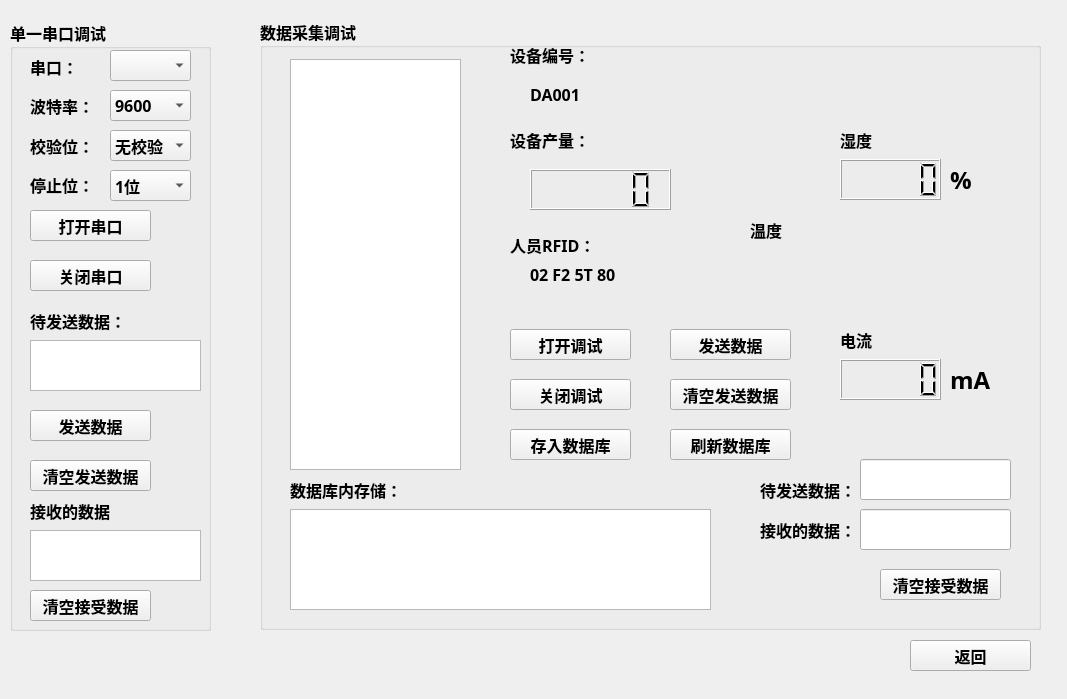
<?xml version="1.0" encoding="UTF-8"?>
<ui version="4.0">
 <class>TheSerialPortTest</class>
 <widget class="QMainWindow" name="TheSerialPortTest">
  <property name="geometry">
   <rect>
    <x>0</x>
    <y>0</y>
    <width>1067</width>
    <height>699</height>
   </rect>
  </property>
  <property name="font">
   <font>
    <family>宋体</family>
    <pointsize>12</pointsize>
    <weight>75</weight>
    <bold>true</bold>
   </font>
  </property>
  <property name="windowTitle">
   <string>串口测试界面</string>
  </property>
  <widget class="QWidget" name="centralwidget">
   <widget class="QGroupBox" name="groupBox">
    <property name="geometry">
     <rect>
      <x>10</x>
      <y>20</y>
      <width>201</width>
      <height>611</height>
     </rect>
    </property>
    <property name="title">
     <string>单一串口调试</string>
    </property>
    <widget class="QWidget" name="verticalLayoutWidget">
     <property name="geometry">
      <rect>
       <x>20</x>
       <y>30</y>
       <width>71</width>
       <height>151</height>
      </rect>
     </property>
     <layout class="QVBoxLayout" name="verticalLayout">
      <item>
       <widget class="QLabel" name="label">
        <property name="text">
         <string>串口：</string>
        </property>
       </widget>
      </item>
      <item>
       <widget class="QLabel" name="label_2">
        <property name="text">
         <string>波特率：</string>
        </property>
       </widget>
      </item>
      <item>
       <widget class="QLabel" name="label_3">
        <property name="text">
         <string>校验位：</string>
        </property>
       </widget>
      </item>
      <item>
       <widget class="QLabel" name="label_4">
        <property name="text">
         <string>停止位：</string>
        </property>
       </widget>
      </item>
     </layout>
    </widget>
    <widget class="QComboBox" name="SPT_One_SerialCOM_comboBox">
     <property name="geometry">
      <rect>
       <x>100</x>
       <y>30</y>
       <width>81</width>
       <height>31</height>
      </rect>
     </property>
    </widget>
    <widget class="QComboBox" name="SPT_One_Baud_comboBox">
     <property name="geometry">
      <rect>
       <x>100</x>
       <y>70</y>
       <width>81</width>
       <height>31</height>
      </rect>
     </property>
     <item>
      <property name="text">
       <string>9600</string>
      </property>
     </item>
     <item>
      <property name="text">
       <string>4800</string>
      </property>
     </item>
     <item>
      <property name="text">
       <string>14400</string>
      </property>
     </item>
     <item>
      <property name="text">
       <string>19200</string>
      </property>
     </item>
     <item>
      <property name="text">
       <string>28800</string>
      </property>
     </item>
     <item>
      <property name="text">
       <string>38400</string>
      </property>
     </item>
     <item>
      <property name="text">
       <string>57600</string>
      </property>
     </item>
     <item>
      <property name="text">
       <string>115200</string>
      </property>
     </item>
    </widget>
    <widget class="QComboBox" name="SPT_One_Verify_comboBox">
     <property name="geometry">
      <rect>
       <x>100</x>
       <y>110</y>
       <width>81</width>
       <height>31</height>
      </rect>
     </property>
     <item>
      <property name="text">
       <string>无校验</string>
      </property>
     </item>
     <item>
      <property name="text">
       <string>奇校验</string>
      </property>
     </item>
     <item>
      <property name="text">
       <string>偶校验</string>
      </property>
     </item>
    </widget>
    <widget class="QComboBox" name="SPT_One_Stop_comboBox">
     <property name="geometry">
      <rect>
       <x>100</x>
       <y>150</y>
       <width>81</width>
       <height>31</height>
      </rect>
     </property>
     <item>
      <property name="text">
       <string>1位</string>
      </property>
     </item>
     <item>
      <property name="text">
       <string>1.5位</string>
      </property>
     </item>
     <item>
      <property name="text">
       <string>2位</string>
      </property>
     </item>
    </widget>
    <widget class="QPushButton" name="SPT_One_OpenSerialPort_pushButton">
     <property name="geometry">
      <rect>
       <x>20</x>
       <y>190</y>
       <width>121</width>
       <height>31</height>
      </rect>
     </property>
     <property name="text">
      <string>打开串口</string>
     </property>
    </widget>
    <widget class="QPushButton" name="SPT_One_CloseSerialPort_pushButton">
     <property name="geometry">
      <rect>
       <x>20</x>
       <y>240</y>
       <width>121</width>
       <height>31</height>
      </rect>
     </property>
     <property name="text">
      <string>关闭串口</string>
     </property>
    </widget>
    <widget class="QLabel" name="label_5">
     <property name="geometry">
      <rect>
       <x>20</x>
       <y>290</y>
       <width>91</width>
       <height>21</height>
      </rect>
     </property>
     <property name="text">
      <string>待发送数据：</string>
     </property>
    </widget>
    <widget class="QPushButton" name="SPT_One_SendMessage_pushButton">
     <property name="geometry">
      <rect>
       <x>20</x>
       <y>390</y>
       <width>121</width>
       <height>31</height>
      </rect>
     </property>
     <property name="text">
      <string>发送数据</string>
     </property>
    </widget>
    <widget class="QPushButton" name="SPT_One_ClearReceiveMessage_pushButton">
     <property name="geometry">
      <rect>
       <x>20</x>
       <y>570</y>
       <width>121</width>
       <height>31</height>
      </rect>
     </property>
     <property name="text">
      <string>清空接受数据</string>
     </property>
    </widget>
    <widget class="QLabel" name="label_6">
     <property name="geometry">
      <rect>
       <x>20</x>
       <y>480</y>
       <width>91</width>
       <height>21</height>
      </rect>
     </property>
     <property name="text">
      <string>接收的数据</string>
     </property>
    </widget>
    <widget class="QPushButton" name="SPT_One_ClearSendMessage_pushButton">
     <property name="geometry">
      <rect>
       <x>20</x>
       <y>440</y>
       <width>121</width>
       <height>31</height>
      </rect>
     </property>
     <property name="text">
      <string>清空发送数据</string>
     </property>
    </widget>
    <widget class="QTextEdit" name="SPT_One_SendMessage_textEdit">
     <property name="geometry">
      <rect>
       <x>20</x>
       <y>320</y>
       <width>171</width>
       <height>51</height>
      </rect>
     </property>
    </widget>
    <widget class="QTextEdit" name="SPT_One_ReceiveMessage_textEdit">
     <property name="geometry">
      <rect>
       <x>20</x>
       <y>510</y>
       <width>171</width>
       <height>51</height>
      </rect>
     </property>
    </widget>
   </widget>
   <widget class="QGroupBox" name="groupBox_2">
    <property name="geometry">
     <rect>
      <x>260</x>
      <y>19</y>
      <width>781</width>
      <height>611</height>
     </rect>
    </property>
    <property name="title">
     <string>数据采集调试</string>
    </property>
    <widget class="QTreeView" name="SPT_Some_ShowNodePoint_treeView">
     <property name="geometry">
      <rect>
       <x>30</x>
       <y>40</y>
       <width>171</width>
       <height>411</height>
      </rect>
     </property>
    </widget>
    <widget class="QLCDNumber" name="SPT_Some_ProductionNumber_lcdNumber">
     <property name="geometry">
      <rect>
       <x>270</x>
       <y>150</y>
       <width>141</width>
       <height>41</height>
      </rect>
     </property>
    </widget>
    <widget class="QLabel" name="label_7">
     <property name="geometry">
      <rect>
       <x>250</x>
       <y>110</y>
       <width>91</width>
       <height>21</height>
      </rect>
     </property>
     <property name="text">
      <string>设备产量：</string>
     </property>
    </widget>
    <widget class="QLabel" name="label_8">
     <property name="geometry">
      <rect>
       <x>250</x>
       <y>20</y>
       <width>111</width>
       <height>31</height>
      </rect>
     </property>
     <property name="text">
      <string>设备编号：</string>
     </property>
    </widget>
    <widget class="QLabel" name="SPT_Some_EquipmentID_lable">
     <property name="geometry">
      <rect>
       <x>270</x>
       <y>60</y>
       <width>141</width>
       <height>31</height>
      </rect>
     </property>
     <property name="text">
      <string>DA001</string>
     </property>
    </widget>
    <widget class="QLabel" name="label_10">
     <property name="geometry">
      <rect>
       <x>250</x>
       <y>210</y>
       <width>81</width>
       <height>31</height>
      </rect>
     </property>
     <property name="text">
      <string>人员RFID：</string>
     </property>
    </widget>
    <widget class="QLabel" name="SPT_Some_WorkerRFID_lable">
     <property name="geometry">
      <rect>
       <x>270</x>
       <y>240</y>
       <width>141</width>
       <height>31</height>
      </rect>
     </property>
     <property name="text">
      <string>02 F2 5T 80</string>
     </property>
    </widget>
    <widget class="QwtThermo" name="SPT_Some_EquipmentTemperture_QwtTherm">
     <property name="geometry">
      <rect>
       <x>460</x>
       <y>30</y>
       <width>61</width>
       <height>161</height>
      </rect>
     </property>
    </widget>
    <widget class="QLabel" name="label_12">
     <property name="geometry">
      <rect>
       <x>490</x>
       <y>200</y>
       <width>61</width>
       <height>21</height>
      </rect>
     </property>
     <property name="text">
      <string>温度</string>
     </property>
    </widget>
    <widget class="QLabel" name="label_13">
     <property name="geometry">
      <rect>
       <x>580</x>
       <y>110</y>
       <width>61</width>
       <height>21</height>
      </rect>
     </property>
     <property name="text">
      <string>湿度</string>
     </property>
    </widget>
    <widget class="QLabel" name="label_14">
     <property name="geometry">
      <rect>
       <x>580</x>
       <y>310</y>
       <width>61</width>
       <height>21</height>
      </rect>
     </property>
     <property name="text">
      <string>电流</string>
     </property>
    </widget>
    <widget class="QPushButton" name="SPT_Some_OepenDebug_pushButton">
     <property name="geometry">
      <rect>
       <x>250</x>
       <y>310</y>
       <width>121</width>
       <height>31</height>
      </rect>
     </property>
     <property name="text">
      <string>打开调试</string>
     </property>
    </widget>
    <widget class="QPushButton" name="SPT_Some_CloseDebug_pushButton">
     <property name="geometry">
      <rect>
       <x>250</x>
       <y>360</y>
       <width>121</width>
       <height>31</height>
      </rect>
     </property>
     <property name="text">
      <string>关闭调试</string>
     </property>
    </widget>
    <widget class="QPushButton" name="SPT_Some_ClearSendMessage_pushButton">
     <property name="geometry">
      <rect>
       <x>410</x>
       <y>360</y>
       <width>121</width>
       <height>31</height>
      </rect>
     </property>
     <property name="text">
      <string>清空发送数据</string>
     </property>
    </widget>
    <widget class="QPushButton" name="SPT_Some_SendMessage_pushButton">
     <property name="geometry">
      <rect>
       <x>410</x>
       <y>310</y>
       <width>121</width>
       <height>31</height>
      </rect>
     </property>
     <property name="text">
      <string>发送数据</string>
     </property>
    </widget>
    <widget class="QLabel" name="label_16">
     <property name="geometry">
      <rect>
       <x>500</x>
       <y>460</y>
       <width>91</width>
       <height>21</height>
      </rect>
     </property>
     <property name="text">
      <string>待发送数据：</string>
     </property>
    </widget>
    <widget class="QLabel" name="label_15">
     <property name="geometry">
      <rect>
       <x>500</x>
       <y>500</y>
       <width>91</width>
       <height>21</height>
      </rect>
     </property>
     <property name="text">
      <string>接收的数据：</string>
     </property>
    </widget>
    <widget class="QPushButton" name="SPT_Some_ClearReceiveMessage_pushButton">
     <property name="geometry">
      <rect>
       <x>620</x>
       <y>550</y>
       <width>121</width>
       <height>31</height>
      </rect>
     </property>
     <property name="text">
      <string>清空接受数据</string>
     </property>
    </widget>
    <widget class="QLineEdit" name="SPT_Some_SendMessage_lineEdit">
     <property name="geometry">
      <rect>
       <x>600</x>
       <y>440</y>
       <width>151</width>
       <height>41</height>
      </rect>
     </property>
    </widget>
    <widget class="QLineEdit" name="SPT_Some_ReceiveMessage_lineEdit">
     <property name="geometry">
      <rect>
       <x>600</x>
       <y>490</y>
       <width>151</width>
       <height>41</height>
      </rect>
     </property>
    </widget>
    <widget class="QTableView" name="SPT_Some_ShowDatabases_tableView">
     <property name="geometry">
      <rect>
       <x>30</x>
       <y>490</y>
       <width>421</width>
       <height>101</height>
      </rect>
     </property>
    </widget>
    <widget class="QLabel" name="label_17">
     <property name="geometry">
      <rect>
       <x>30</x>
       <y>460</y>
       <width>121</width>
       <height>21</height>
      </rect>
     </property>
     <property name="text">
      <string>数据库内存储：</string>
     </property>
    </widget>
    <widget class="QPushButton" name="SPT_Some_SaveDatabases_pushButton">
     <property name="geometry">
      <rect>
       <x>250</x>
       <y>410</y>
       <width>121</width>
       <height>31</height>
      </rect>
     </property>
     <property name="text">
      <string>存入数据库</string>
     </property>
    </widget>
    <widget class="QPushButton" name="SPT_Some_refreshDatabases_pushButton">
     <property name="geometry">
      <rect>
       <x>410</x>
       <y>410</y>
       <width>121</width>
       <height>31</height>
      </rect>
     </property>
     <property name="text">
      <string>刷新数据库</string>
     </property>
    </widget>
    <widget class="QLCDNumber" name="SPT_Some_EquipmentHumidity_QLCDNumber">
     <property name="geometry">
      <rect>
       <x>580</x>
       <y>140</y>
       <width>101</width>
       <height>41</height>
      </rect>
     </property>
    </widget>
    <widget class="QLCDNumber" name="SPT_Some_EquipmentElectricity_QLCDNumber">
     <property name="geometry">
      <rect>
       <x>580</x>
       <y>340</y>
       <width>101</width>
       <height>41</height>
      </rect>
     </property>
    </widget>
    <widget class="QLabel" name="label_9">
     <property name="geometry">
      <rect>
       <x>690</x>
       <y>140</y>
       <width>54</width>
       <height>41</height>
      </rect>
     </property>
     <property name="font">
      <font>
       <pointsize>18</pointsize>
      </font>
     </property>
     <property name="text">
      <string>%</string>
     </property>
    </widget>
    <widget class="QLabel" name="label_11">
     <property name="geometry">
      <rect>
       <x>690</x>
       <y>340</y>
       <width>54</width>
       <height>41</height>
      </rect>
     </property>
     <property name="font">
      <font>
       <pointsize>18</pointsize>
      </font>
     </property>
     <property name="text">
      <string>mA</string>
     </property>
    </widget>
   </widget>
   <widget class="QPushButton" name="SPT_Comback_pushButton">
    <property name="geometry">
     <rect>
      <x>910</x>
      <y>640</y>
      <width>121</width>
      <height>31</height>
     </rect>
    </property>
    <property name="text">
     <string>返回</string>
    </property>
   </widget>
  </widget>
  <widget class="QMenuBar" name="menubar">
   <property name="geometry">
    <rect>
     <x>0</x>
     <y>0</y>
     <width>1067</width>
     <height>23</height>
    </rect>
   </property>
  </widget>
 </widget>
 <customwidgets>
  <customwidget>
   <class>QwtThermo</class>
   <extends>QWidget</extends>
   <header>qwt_thermo.h</header>
  </customwidget>
 </customwidgets>
 <resources/>
 <connections/>
</ui>
